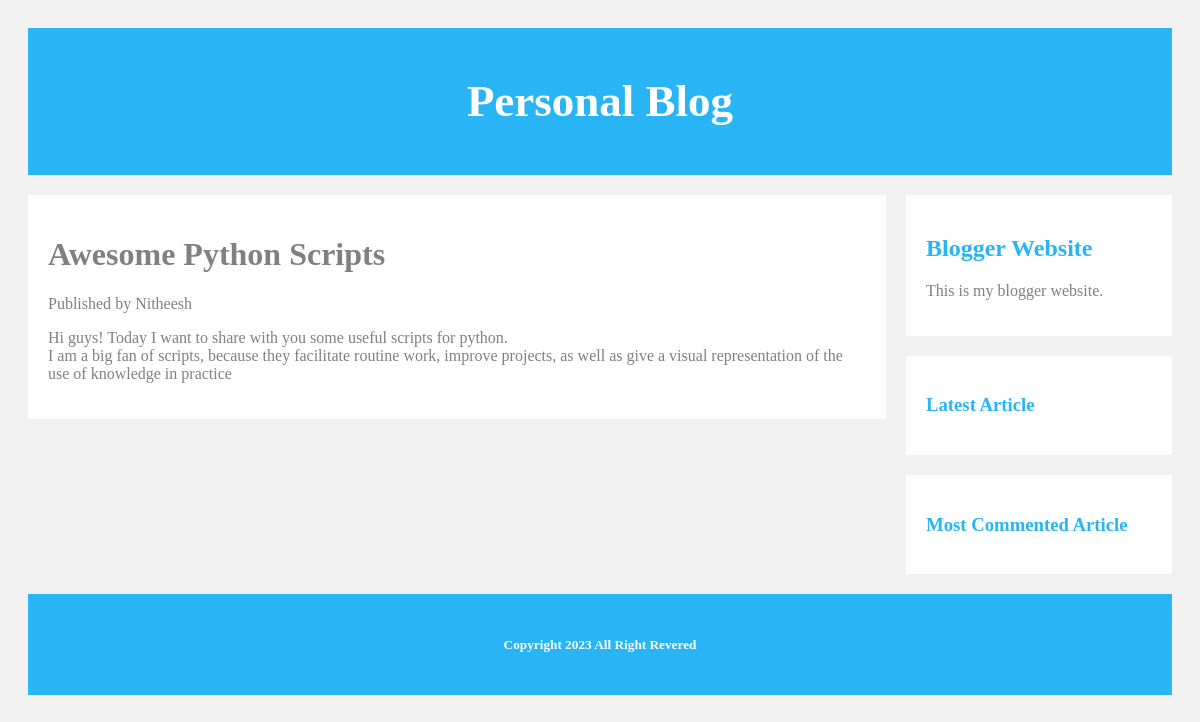
The app's page /blog/2023/5/31/Python-Scripts/ with its own data.
### blog/models.py (models this page shows, shortened)
class Article(models.Model):
    class ArticlePublishedManager(models.Manager):
        pass
    class Status(models.TextChoices):
        DRAFT = 'DF', 'Draft'
        PUBLISHED = 'PB', 'Published'
    author = models.ForeignKey(User, on_delete=models.CASCADE, related_name='blog_articles')
    title = models.CharField(max_length=250)
    slug = models.SlugField(max_length=250, unique_for_date='published')
    body = models.TextField()
    published = models.DateTimeField(default=timezone.now)
    created = models.DateTimeField(auto_now_add=True)
    updated = models.DateTimeField(auto_now=True)
    status = models.CharField(max_length=2, choices=Status.choices, default=Status.DRAFT)
    objects = models.Manager() #The default manager
    publishedArticles = ArticlePublishedManager() #The custom manager
    class Meta:
        ordering = ['-published']
        indexes = [
            models.Index(fields=['-published'])
        ]
    pass

### blog/views.py (the view)
# urls.py: path('<int:year>/<int:month>/<int:day>/<slug:article>/', views.article_details, name='article_details'),
def article_details(request, year, month, day, article):
    try:
        article = get_object_or_404(Article, status=Article.Status.PUBLISHED,
                    slug=article,
                    published__year=year,
                    published__month=month,
                    published__day=day
                )
    except Article.DoesNotExist:
        raise Http404("No article found.")
    return render(request, 'blog/detail.html', {'article': article})
    pass

### blog/templates/blog/detail.html (shortened to what this page needs)
{% extends "blog/base.html" %}
{% block content %}
    <h1>{{ article.title }}</h1>
    <p>
        Published {{ article.publish }} by {{ article.author }}
    </p>
    {{ article.body|linebreaks }}
{% endblock %}

### blog/static/css/style.css (style rules this page uses)
* { box-sizing: border-box; }
body { font-family: "Baskerville"; padding: 20px; background: #f1f1f1; }

### records on screen
Article: title "Awesome Python Scripts", author "Nitheesh", body "Hi guys! Today I want to share with you some useful scripts for python. I am a big fan of scripts, because they facilitate routine work, improve projects, as well as give a visual representation of the use of knowledge in practice"
